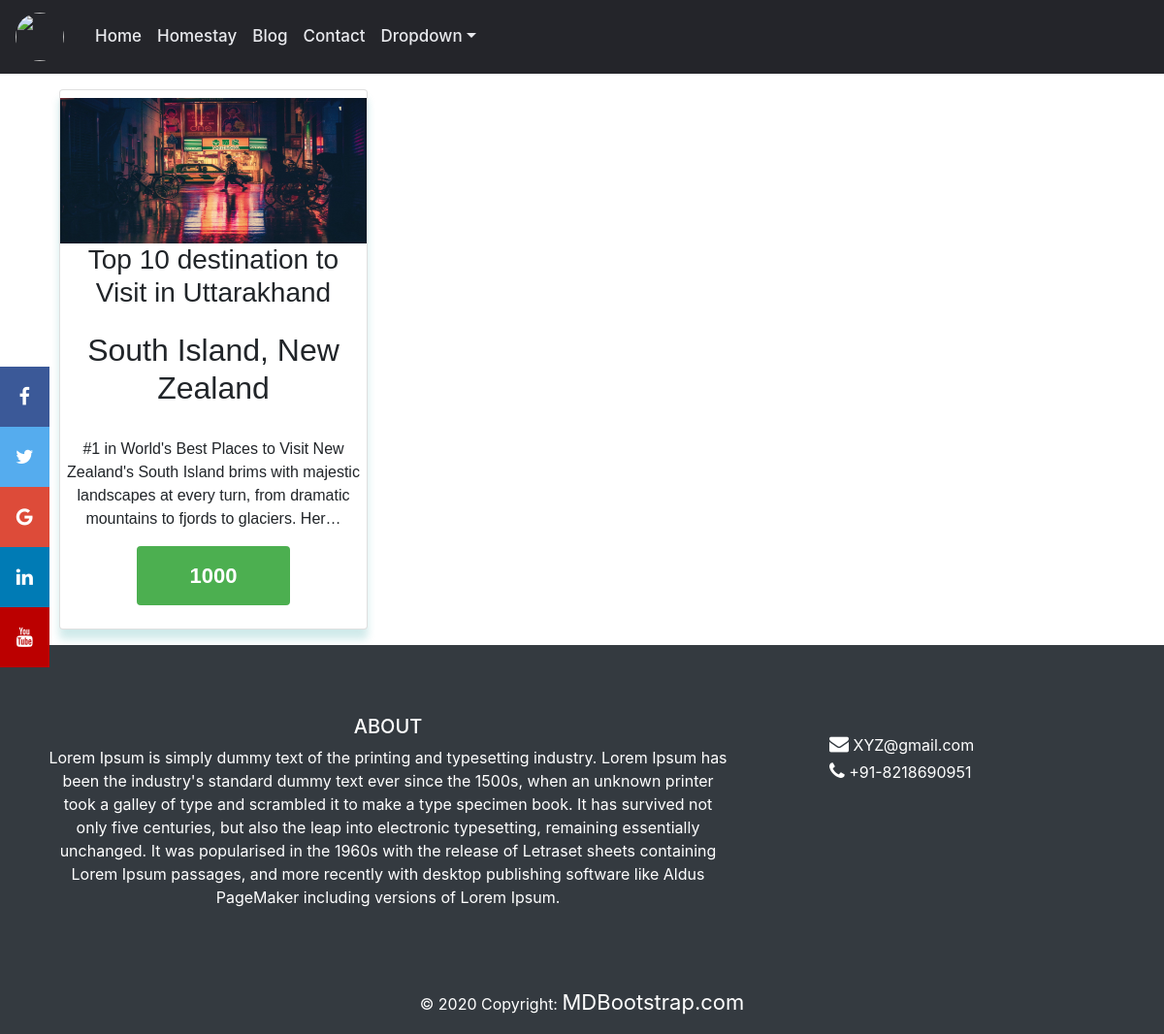
The app's page /homestay/ with its own data.
### Blog/models.py (models this page shows, shortened)
class Homestay(models.Model):
    name=models.CharField(max_length=200,null=True,blank=True)
    description=models.TextField(null=True,blank=True)
    price=models.IntegerField(null=True,blank=True)
    image=models.ImageField(null=True,blank=True)
    slug=models.SlugField(max_length=500, unique=True, blank=True)
    def imageurl(self):
        self.image
        try:
            url=self.image.url
        except:
            url='static/images/dummy.png'
        return url

### Blog/views.py (the view)
# urls.py: path("homestay/",views.homestay,name="homestay"),
def homestay(request):
    homestay=Homestay.objects.all
    context={'homestay':homestay}
    return render(request,'homestay.html',context)

### templates/homestay.html (shortened to what this page needs)
{% extends 'base.html'%}
{% load static %}
{% block content %}
<div class="container">
<div class="row">
{% for home in homestay%}
<div class="col-md-4" >
<div class="card py-2 my-3 mx-3">
  <img src="{{home.imageurl}}" alt="{{home.imageurl}}" style="width:100%;max-height:150px;">
  <h3>{{home.name}}</h3>
  <p>{{home.description |truncatechars:200 | safe}}</p>
  <p><a href="{{home.slug}}"><button class="btn btn-success button"><span>{{home.price}}</span></button></a></p>
</div>
</div>
{% endfor %}
</div>
</div>
{% endblock content %}

### templates/base.html (shortened to what this page needs)
<!doctype html>
{%load static%}
<html lang="en">
  <head>
    <link rel="stylesheet" href="https://stackpath.bootstrapcdn.com/bootstrap/4.5.0/css/bootstrap.min.css">
    <link rel="stylesheet" href="https://cdnjs.cloudflare.com/ajax/libs/font-awesome/4.7.0/css/font-awesome.min.css">
    <link rel="stylesheet" type="text/css" href="{%static 'css/home.css' %}">
    <link rel="stylesheet" type="text/css" href="{%static 'css/contact.css' %}">
  </head>
  <body>
<div class="icon-bar">
  <a href="#" class="facebook"><i class="fa fa-facebook"></i></a>
  <a href="#" class="twitter"><i class="fa fa-twitter"></i></a>
  <a href="#" class="google"><i class="fa fa-google"></i></a>
  <a href="#" class="linkedin"><i class="fa fa-linkedin"></i></a>
  <a href="#" class="youtube"><i class="fa fa-youtube"></i></a>
</div>
<nav class="navbar navbar-expand-lg bg-dark">
  <a class="navbar-brand" href="#"><img src="{%static 'images/logo.jpg' %}" width="45" alt="" class="d-inline-block align-middle mr-2">
  </a>
  <div class="collapse navbar-collapse" id="basicExampleNav">
    <ul class="navbar-nav mr-auto">
      <li class="nav-item">
        <a class="nav-link" href="{% url 'home' %}">Home
        </a>
      </li>
      <li class="nav-item">
        <a class="nav-link" href="{% url 'homestay' %}">Homestay</a>
      </li>
      <li class="nav-item">
        <a class="nav-link" href="{% url 'blog' %}">Blog</a>
      </li>
      <li class="nav-item">
        <a class="nav-link" href="{% url 'contact' %}">Contact</a>
      </li>
      <li class="nav-item dropdown">
        <a class="nav-link dropdown-toggle" id="navbarDropdownMenuLink" data-toggle="dropdown"
          aria-haspopup="true" aria-expanded="false">Dropdown</a>
      </li>
    </ul>
</nav>
{% block content  %}
{% endblock  %}
<footer class="page-footer font-small bg-dark pt-4">
  <div class="container-fluid text-center text-md-left">
    <div class="row">
      <div class="container col-md-8 p-5 text-center">
        <h5 class="text-uppercase">About</h5>
        <p>Lorem Ipsum is simply dummy text of the printing and typesetting industry. Lorem Ipsum has been the industry's standard dummy text ever since the 1500s, when an unknown printer took a galley of type and scrambled it to make a type specimen book. It has survived not only five centuries, but also the leap into electronic typesetting, remaining essentially unchanged. It was popularised in the 1960s with the release of Letraset sheets containing Lorem Ipsum passages, and more recently with desktop publishing software like Aldus PageMaker including versions of Lorem Ipsum. </p>
      </div>
      <div class="col-md-4 py-5">
         <ul style="list-style: none" class="py-3">
           <li><i style="font-size: 20px;" class="py-1 fa fa-envelope" aria-hidden="true"></i>    XYZ@gmail.com</li>
           <li><i class="fa fa-phone py-1" style="font-size: 20px;" aria-hidden="true"></i>  +91-8218690951</li>
         </ul>
      </div>
  <div class="col-md-12 text-center py-3">© 2020 Copyright:
    <a href="https://mdbootstrap.com/"> MDBootstrap.com</a>
  </div>
</footer>
  </body>
</html>

### static/css/home.css (style rules this page uses)
footer { color: white; }
footer a { color:white; }
.navbar-collapse { color:#E8E9ED!important; }
.navbar { background-color:#24252A!important; }
.navbar-brand img { width: 50px; height: 50px; border-radius: 50%; }
.navbar-nav li a { font-size: 17px; font-weight: 500; color:#E8E9ED!important; }
.icon-bar { position: fixed; top: 50%; z-index: 9999; -webkit-transform: translateY(-50%); -ms-transform: translateY(-50%); transform: translateY(-50%); }
.icon-bar a { display: block; text-align: center; padding: 16px; transition: all 0.3s ease; color: white; font-size: 20px; }
.facebook { background: #3B5998; color: white; }
.twitter { background: #55ACEE; color: white; }
.google { background: #dd4b39; color: white; }
.linkedin { background: #007bb5; color: white; }
.youtube { background: #bb0000; color: white; }
.button { border: none; color: white; padding: 14px 28px; font-size: 16px; cursor: pointer; background-color: #4CAF50; }
img { display: block; height: auto; max-width: 100%; }

### records on screen
Homestay: imageurl (picture), name "Top 10 destination to Visit in Uttarakhand", description "South Island, New Zealand #1 in World's Best Places to Visit New Zealand's South Island brims with majestic landscapes at every turn, from dramatic mountains to fjords to glaciers. Her…", price "1000"
